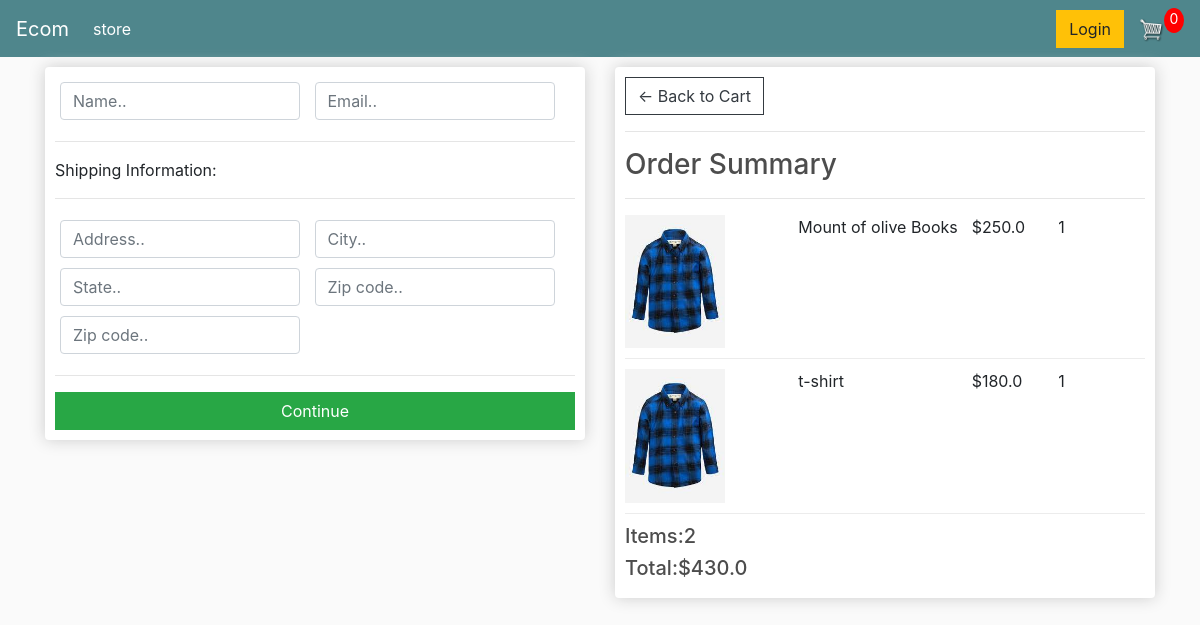
Screenshot of /checkout/ (signed in) with the database file from the repository.
### store/models.py (models this page shows, shortened)
class OrderItem(models.Model):
    product = models.ForeignKey(Product , on_delete=models.SET_NULL, blank=True , null=True)
    order = models.ForeignKey(Order , on_delete=models.SET_NULL, blank=True , null=True)
    quantity = models.IntegerField(default=0 , null=True, blank=True)
    date_added = models.DateField(auto_now_add=True)
    @property
    def get_total(self):
        total = self.product.price * self.quantity
        return total

class Product(models.Model):
    name = models.CharField(max_length=30, null=True)
    price = models.FloatField()
    digital = models.BooleanField( default=False , null=True , blank=True)
    image = models.ImageField(null=True , blank=True)
    @property
    def imageUrl(self):
        try:
            url = self.image.url
        except:
            url = ''
        return url

class Order(models.Model):
    customer = models.ForeignKey(Customer , on_delete=models.SET_NULL, blank=True , null=True)
    date_orderd = models.DateField(auto_now_add=True)
    complete = models.BooleanField( default=False , null=True , blank=True)
    transaction_id = models.CharField(max_length=30, null=True)
    @property
    def get_cart_total(self):
        orderitems = self.orderitem_set.all()
        total = sum([item.get_total for item in orderitems])
        return total
    @property
    def get_cart_items(self):
        orderitems = self.orderitem_set.all()
        total = sum([item.quantity for item in orderitems])
        return total

### store/views.py (the view)
# urls.py: path('checkout/', views.checkout, name="checkout"),
def checkout(request):
    if request.user.is_authenticated:
        customer = request.user.customer
        order, created = Order.objects.get_or_create(customer=customer, complete=False)
        items = order.orderitem_set.all()
    else:
        items = []
        order = {'get_cart_items': 0, 'get_cart_total': 0}
    context = {'items': items, 'order': order}
    return render(request, 'store/checkout.html', context)

### store/templates/store/checkout.html (shortened to what this page needs)
{% extends 'store/base.html' %}
{% load static %}
{% block content %}
     <div class="row">
		<div class="col-lg-6">
			<div class="box-element" id="form-wrapper">
				<form id="form">
					<div id="user-info">
						<div class="form-field">
							<input required class="form-control" type="text" name="name" placeholder="Name..">
						</div>
						<div class="form-field">
							<input required class="form-control" type="email" name="email" placeholder="Email..">
						</div>
					</div>
					<div id="shipping-info">
						<hr>
						<p>Shipping Information:</p>
						<hr>
						<div class="form-field">
							<input class="form-control" type="text" name="address" placeholder="Address..">
						</div>
						<div class="form-field">
							<input class="form-control" type="text" name="city" placeholder="City..">
						</div>
						<div class="form-field">
							<input class="form-control" type="text" name="state" placeholder="State..">
						</div>
						<div class="form-field">
							<input class="form-control" type="text" name="zipcode" placeholder="Zip code..">
						</div>
						<div class="form-field">
							<input class="form-control" type="text" name="country" placeholder="Zip code..">
						</div>
					</div>
					<hr>
					<input id="form-button" class="btn btn-success btn-block" type="submit" value="Continue">
				</form>
			</div>
			<br>
		</div>
		<div class="col-lg-6">
			<div class="box-element">
				<a  class="btn btn-outline-dark" href="{% url 'cart' %}">&#x2190; Back to Cart</a>
				<hr>
				<h3>Order Summary</h3>
				<hr>
				{% for item in items %}
				<div class="cart-row">
					<div style="flex:2"><img class="row-image" src="{{ item.product.imageUrl }}"></div>
					<div style="flex:2"><p>{{item.product.name}}</p></div>
					<div style="flex:1"><p>${{item.product.price}}</p></div>
					<div style="flex:1"><p>{{item.quantity}}</p></div>
				</div>
				{% endfor %}
				<h5>Items:{{order.get_cart_items}}</h5>
				<h5>Total:${{order.get_cart_total}}</h5>
			</div>
		</div>
	</div>
{% endblock content %}

### static/css/main.css (style rules this page uses)
body { background-color: hsl(0, 0%, 98%); }
h1,h2,h3,h4,h5,h6 { color:hsl(0, 0%, 30%); }
.box-element { box-shadow:hsl(0, 0%, 80%) 0 0 16px; background-color: #fff; border-radius: 4px; padding: 10px; }
.col-lg-4, .col-lg-6, .col-lg-8, .col-lg-12 { margin-top: 10px; }
.btn { border-radius: 0; }
.row-image { width: 100px; }
.form-field { width:250px; display: inline-block; padding: 5px; }
.cart-row { display: flex; align-items: flex-stretch; padding-bottom: 10px; margin-bottom: 10px; border-bottom: 1px solid #ececec; }

### rows the page displays
OrderItem: product.imageUrl (picture), product.name "Mount of olive Books", product.price "250.0", quantity "1"
OrderItem: product.imageUrl (picture), product.name "t-shirt", product.price "180.0", quantity "1"
Order: get_cart_items "2", get_cart_total "430.0"
